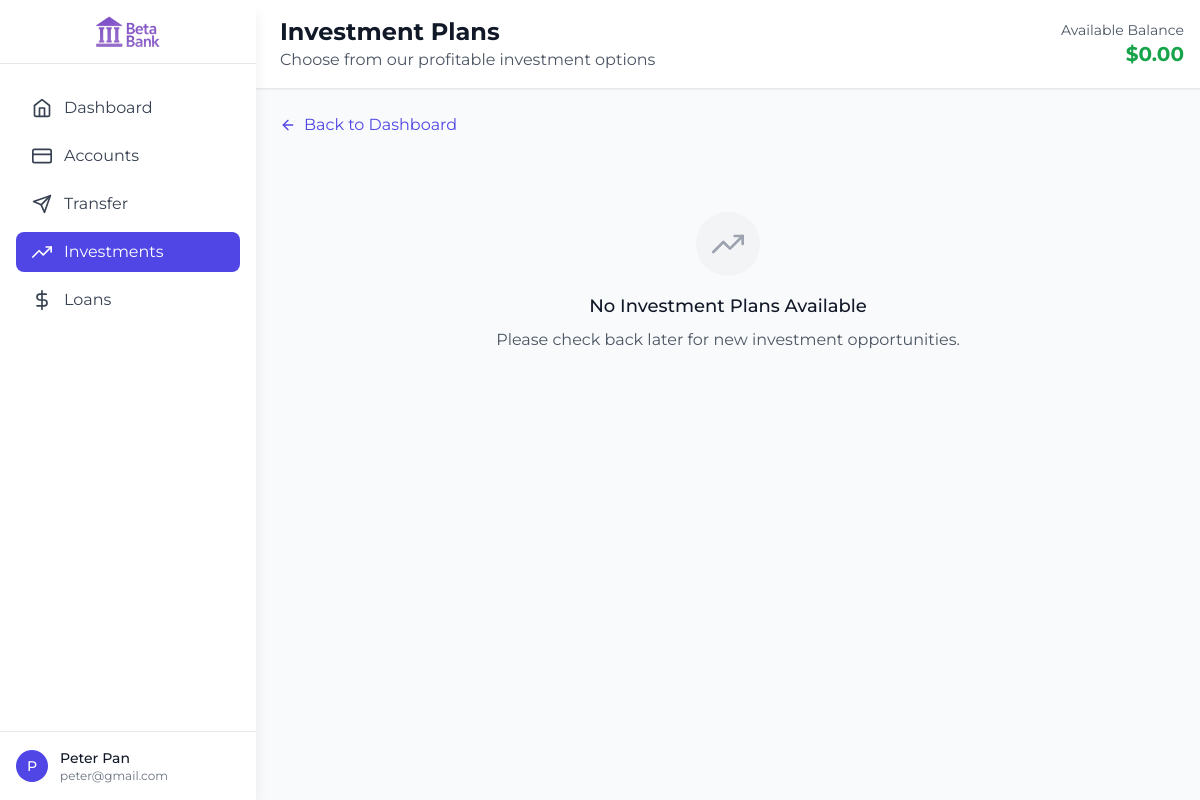
Page /investments/plans/ (signed in) on the earlier database version.
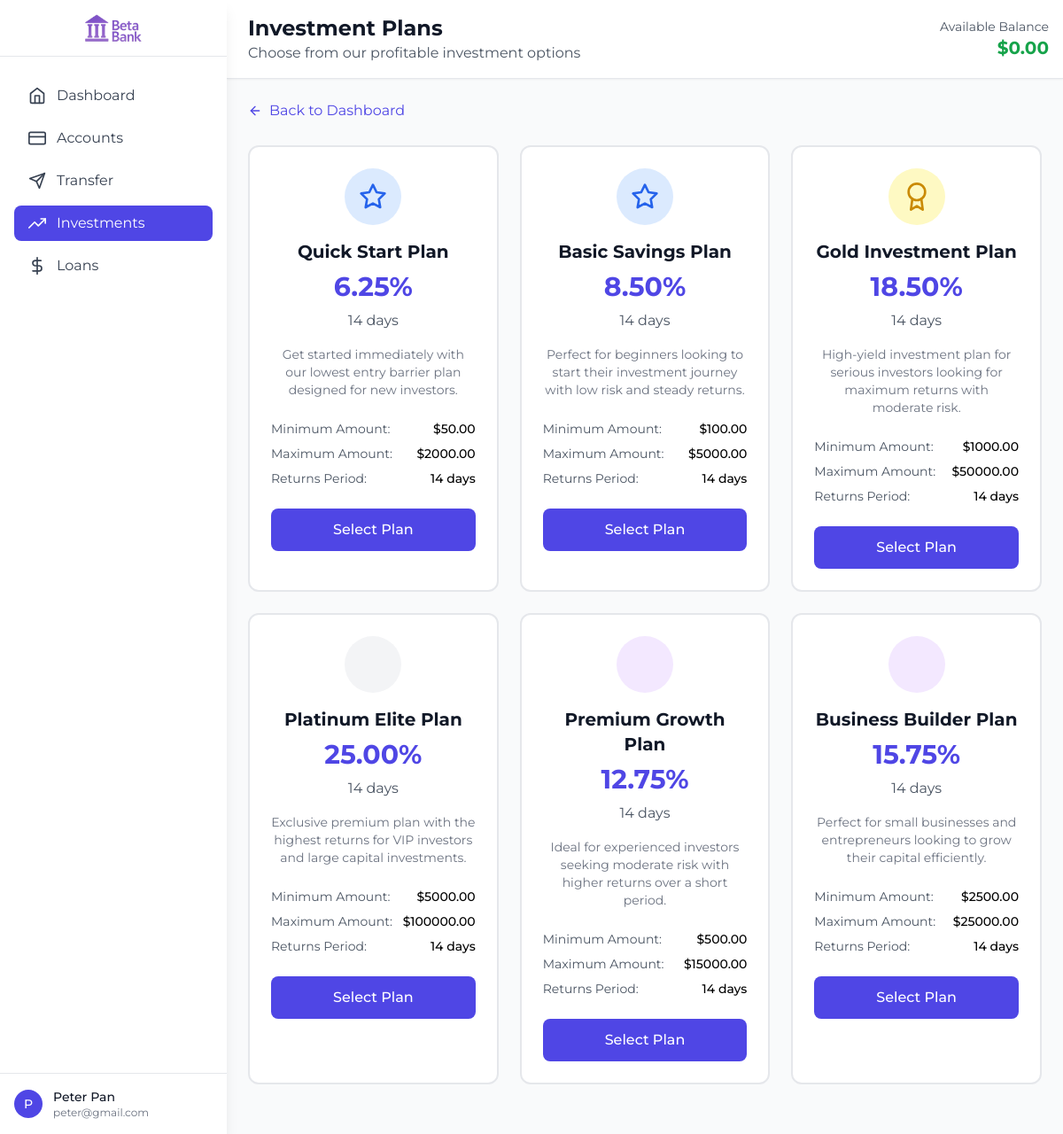
Same page on the later database version.
### investments/models.py (models this page shows, shortened)
class InvestmentPlan(models.Model):
    PLAN_TYPES = [
        ("basic", "Basic Plan"),
        ("premium", "Premium Plan"),
        ("gold", "Gold Plan"),
        ("platinum", "Platinum Plan"),
    ]
    name = models.CharField(max_length=100)
    plan_type = models.CharField(max_length=20, choices=PLAN_TYPES, default="basic")
    description = models.TextField()
    minimum_amount = models.DecimalField(
        max_digits=15, decimal_places=2, default=Decimal("100.00")
    )
    maximum_amount = models.DecimalField(
        max_digits=15, decimal_places=2, null=True, blank=True
    )
    interest_rate = models.DecimalField(
        max_digits=5,
        decimal_places=2,
        help_text="Interest rate as percentage (e.g., 15.50)",
    )
    duration_days = models.IntegerField(
        default=14, help_text="Investment duration in days"
    )
    is_active = models.BooleanField(default=True)
    created_at = models.DateTimeField(auto_now_add=True)
    updated_at = models.DateTimeField(auto_now=True)
    class Meta:
        ordering = ["plan_type", "minimum_amount"]

### investments/views.py (the view)
# urls.py: path("plans/", views.investment_plans, name="plans"),
@login_required
def investment_plans(request):
    plans = InvestmentPlan.objects.filter(is_active=True)
    primary_account = BankAccount.objects.filter(
        user=request.user, is_primary=True
    ).first()
    context = {
        "plans": plans,
        "primary_account": primary_account,
    }
    return render(request, "investments/plans.html", context)

### templates/investments/plans.html (shortened to what this page needs)
{% load static %}
<!DOCTYPE html>
<html lang="en">
<head>
    <script src="https://cdn.tailwindcss.com"></script>
</head>
<body class="bg-gray-50">
    <div id="sidebar" class="fixed inset-y-0 left-0 z-50 w-64 bg-white shadow-lg transform -translate-x-full md:translate-x-0 transition-transform duration-300 ease-in-out">
        <div class="flex flex-col h-full">
            <div class="flex items-center justify-center h-16 border-b border-gray-200">
                <img src="{% static 'photos/beta_logo.png' %}" alt="BetaBank" class="h-8">
            </div>
            <nav class="flex-1 px-4 py-6 space-y-2">
                <a href="{% url 'accounts:dashboard' %}" class="flex items-center px-4 py-2 text-gray-700 rounded-lg hover:bg-gray-100">
                    <i data-feather="home" class="w-5 h-5 mr-3"></i>
                    Dashboard
                </a>
                <a href="/banking/accounts/" class="flex items-center px-4 py-2 text-gray-700 rounded-lg hover:bg-gray-100">
                    <i data-feather="credit-card" class="w-5 h-5 mr-3"></i>
                    Accounts
                </a>
                <a href="{% url 'transactions:transfer' %}" class="flex items-center px-4 py-2 text-gray-700 rounded-lg hover:bg-gray-100">
                    <i data-feather="send" class="w-5 h-5 mr-3"></i>
                    Transfer
                </a>
                <a href="#" class="flex items-center px-4 py-2 text-white bg-indigo-600 rounded-lg">
                    <i data-feather="trending-up" class="w-5 h-5 mr-3"></i>
                    Investments
                </a>
                <a href="/loans/" class="flex items-center px-4 py-2 text-gray-700 rounded-lg hover:bg-gray-100">
                    <i data-feather="dollar-sign" class="w-5 h-5 mr-3"></i>
                    Loans
                </a>
            </nav>
            <div class="p-4 border-t border-gray-200">
                <div class="flex items-center">
                    <div class="w-8 h-8 bg-indigo-600 rounded-full flex items-center justify-center">
                        <span class="text-white font-medium text-sm">{{ user.first_name.0|default:user.username.0 }}</span>
                    </div>
                    <div class="ml-3">
                        <p class="text-sm font-medium text-gray-900">{{ user.get_full_name|default:user.username }}</p>
                        <p class="text-xs text-gray-500">{{ user.email }}</p>
                    </div>
                </div>
            </div>
        </div>
    </div>
    <div class="md:ml-64">
        <header class="bg-white shadow-sm border-b border-gray-200">
            <div class="flex items-center justify-between px-4 py-4">
                <div class="flex items-center">
                    <div class="ml-2">
                        <h1 class="text-2xl font-bold text-gray-900">Investment Plans</h1>
                        <p class="text-gray-600">Choose from our profitable investment options</p>
                    </div>
                </div>
                <div class="flex items-center space-x-4">
                    <div class="text-right">
                        <p class="text-sm text-gray-600">Available Balance</p>
                        <p class="text-xl font-bold text-green-600">${{ primary_account.balance|floatformat:2|default:"0.00" }}</p>
                    </div>
                </div>
            </div>
        </header>
        <main class="p-4 md:p-6 pb-20 md:pb-6">
            <div class="mb-6">
                <a href="{% url 'investments:dashboard' %}" class="inline-flex items-center text-indigo-600 hover:text-indigo-800">
                    <i data-feather="arrow-left" class="w-4 h-4 mr-2"></i>
                    Back to Dashboard
                </a>
            </div>
            <div class="grid grid-cols-1 md:grid-cols-2 lg:grid-cols-3 gap-6 mb-8">
                {% for plan in plans %}
                <div class="plan-card bg-white border-2 border-gray-200 rounded-xl p-6 cursor-pointer card-hover" onclick="selectPlan({{ plan.id }})">
                    <div class="text-center">
                        <div class="w-16 h-16 bg-{% if plan.plan_type == 'basic' %}blue{% elif plan.plan_type == 'premium' %}purple{% elif plan.plan_type == 'gold' %}yellow{% else %}gray{% endif %}-100 rounded-full mx-auto mb-4 flex items-center justify-center">
                            <i data-feather="{% if plan.plan_type == 'basic' %}star{% elif plan.plan_type == 'premium' %}crown{% elif plan.plan_type == 'gold' %}award{% else %}diamond{% endif %}" class="w-8 h-8 text-{% if plan.plan_type == 'basic' %}blue{% elif plan.plan_type == 'premium' %}purple{% elif plan.plan_type == 'gold' %}yellow{% else %}gray{% endif %}-600"></i>
                        </div>
                        <h3 class="text-xl font-bold text-gray-900 mb-2">{{ plan.name }}</h3>
                        <div class="text-3xl font-bold text-indigo-600 mb-2">{{ plan.interest_rate }}%</div>
                        <p class="text-gray-600 mb-4">{{ plan.duration_days }} days</p>
                        <p class="text-sm text-gray-500 mb-6">{{ plan.description }}</p>
                        <div class="space-y-2 mb-6">
                            <div class="flex items-center justify-between text-sm">
                                <span class="text-gray-600">Minimum Amount:</span>
                                <span class="font-medium">${{ plan.minimum_amount|floatformat:2 }}</span>
                            </div>
                            {% if plan.maximum_amount %}
                            <div class="flex items-center justify-between text-sm">
                                <span class="text-gray-600">Maximum Amount:</span>
                                <span class="font-medium">${{ plan.maximum_amount|floatformat:2 }}</span>
                            </div>
                            {% endif %}
                            <div class="flex items-center justify-between text-sm">
                                <span class="text-gray-600">Returns Period:</span>
                                <span class="font-medium">{{ plan.duration_days }} days</span>
                            </div>
                        </div>
                        <button class="w-full bg-indigo-600 text-white py-3 px-4 rounded-lg hover:bg-indigo-700 transition-colors font-medium">
                            Select Plan
                        </button>
                    </div>
                </div>
                {% empty %}
                <div class="col-span-full text-center py-12">
                    <div class="w-16 h-16 bg-gray-100 rounded-full mx-auto mb-4 flex items-center justify-center">
                        <i data-feather="trending-up" class="w-8 h-8 text-gray-400"></i>
                    </div>
                    <h3 class="text-lg font-medium text-gray-900 mb-2">No Investment Plans Available</h3>
                    <p class="text-gray-600">Please check back later for new investment opportunities.</p>
                </div>
                {% endfor %}
            </div>
        </main>
    </div>
</body>
</html>

### templates/investments/plans.html (style rules this page uses)
* { font-family: 'Montserrat', sans-serif; }
.card-hover { transition: all 0.3s ease; }

Differences in the rows shown:
added InvestmentPlan: name "Quick Start Plan", interest_rate "6.25", duration_days "14", description "Get started immediately with our lowest entry barrier plan designed for new investors.", minimum_amount "50.00", maximum_amount "2000.00", plan_type "basic" (drawn)
added InvestmentPlan: name "Basic Savings Plan", interest_rate "8.50", duration_days "14", description "Perfect for beginners looking to start their investment journey with low risk and steady returns.", minimum_amount "100.00", maximum_amount "5000.00", plan_type "basic" (drawn)
added InvestmentPlan: name "Gold Investment Plan", interest_rate "18.50", duration_days "14", description "High-yield investment plan for serious investors looking for maximum returns with moderate risk.", minimum_amount "1000.00", maximum_amount "50000.00", plan_type "gold" (drawn)
added InvestmentPlan: name "Platinum Elite Plan", interest_rate "25.00", duration_days "14", description "Exclusive premium plan with the highest returns for VIP investors and large capital investments.", minimum_amount "5000.00", maximum_amount "100000.00", plan_type "platinum" (drawn)
added InvestmentPlan: name "Premium Growth Plan", interest_rate "12.75", duration_days "14", description "Ideal for experienced investors seeking moderate risk with higher returns over a short period.", minimum_amount "500.00", maximum_amount "15000.00", plan_type "premium" (drawn)
added InvestmentPlan: name "Business Builder Plan", interest_rate "15.75", duration_days "14", description "Perfect for small businesses and entrepreneurs looking to grow their capital efficiently.", minimum_amount "2500.00", maximum_amount "25000.00", plan_type "premium" (drawn)
Other differences:
text no longer shown: "No Investment Plans Available Please check back later for new investment opportunities."
